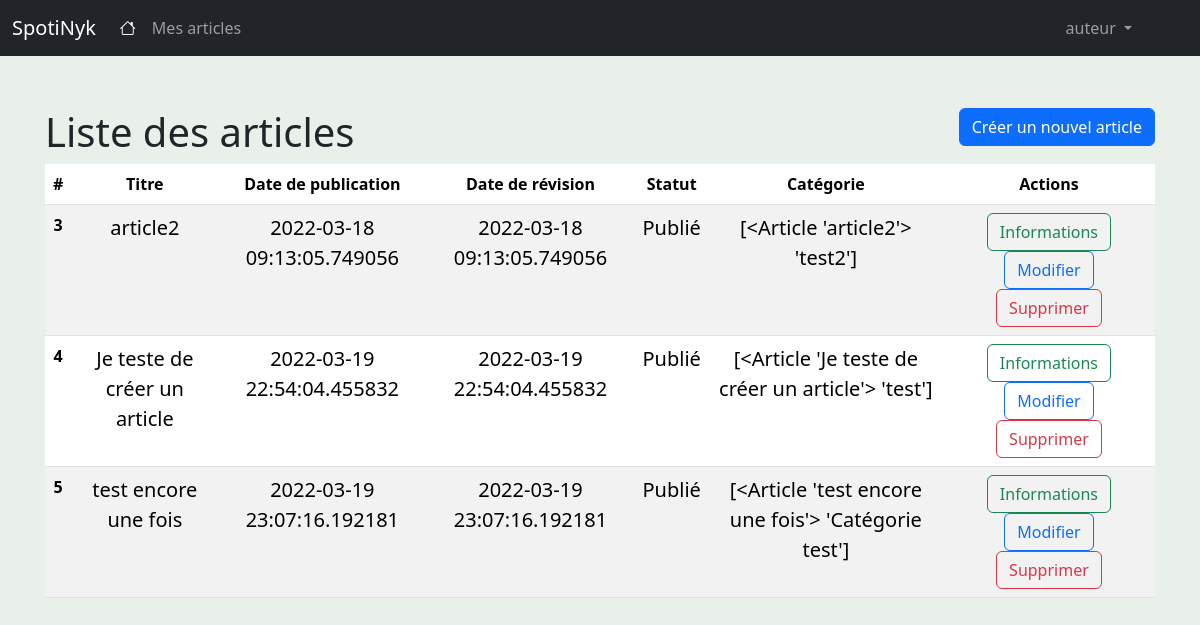
The page /admin/articles (signed in) on the database its author committed.
### app/models/tables.py (models this page shows, shortened)
class Usagers(db.Model):
    id = db.Column(db.Integer, primary_key=True)
    username = db.Column(db.String(80), unique=True, nullable=False)
    email = db.Column(db.String(120), unique=True, nullable=False)
    password = db.Column(db.String(100), nullable=False)
    profil_id = db.Column(db.Integer, db.ForeignKey('profils.id'), nullable=False)

class Articles(db.Model):
    id = db.Column(db.Integer, primary_key=True)
    title = db.Column(db.String(80), nullable=False)
    text = db.Column(db.Text, nullable=False)
    date_publication = db.Column(db.DateTime, nullable=False, default=datetime.utcnow)
    date_revision = db.Column(db.DateTime, nullable=False, default=datetime.utcnow)
    usager_id = db.Column(db.Integer, db.ForeignKey('usagers.id'), nullable=False)
    statut = db.Column(db.Integer, nullable=False)
    usager = db.relationship('Usagers', backref=db.backref('articles', lazy=True))
    article_balise = db.relationship("ArticleBalise", back_populates="article")
    article_reaction = db.relationship("ArticleReaction", back_populates="article")
    def __repr__(self):
        return '<Article %r>' % self.title

class Balises(db.Model):
    id = db.Column(db.Integer, primary_key=True)
    description = db.Column(db.String(50), nullable=False)
    article_balise = db.relationship("ArticleBalise", back_populates="balise")
    def __repr__(self):
        return '%r' % self.description

### app/controllers/admin_controller.py (the view)
@login_required
def articles():
    articles = Articles.query.filter(Articles.statut == 1)
    return render_template('liste_articles.html', articles=articles)

### app/ext/login.py (called while the page is built)
def init_app(app):
    lm.init_app(app)
    lm.login_view = 'default.login' #définir login_view : indiquer à Flask l'URL d'authentification des utilisateurs
    @lm.user_loader
    def load_usager(usager_id):
        return Usagers.query.get(usager_id)

### app/models/tables.py (called while the page is built)
    def __repr__(self):
        return str(repr(self.article) + " " + repr(self.balise))

### app/templates/liste_articles.html (shortened to what this page needs)
{% extends "base.html" %}
{% block content %}
<div class="row">
    <div class="col">
        <h1 class="mt-5">Liste des articles</h1>
    </div>
    <div class="col text-end">
        <a class="btn btn-primary mt-5" href="{{url_for('admin.createArticle')}}"> Créer un nouvel article</a>
    </div>
</div>
<table class="table table-striped" style="text-align: center">
    <thead>
        <tr>
            <th scope="col">#</th>
            <th scope="col">Titre</th>
            <th scope="col">Date de publication</th>
            <th scope="col">Date de révision</th>
            <th scope="col">Statut</th>
            <th scope="col">Catégorie</th>
            <th scope="col">Actions</th>
        </tr>
    </thead>
    <tbody>
        {% for article in articles %}
            <tr>
                <th scope="row">{{article.id}}</th>
                <td class="lead">{{article.title}}</td>
                <td class="lead">{{article.date_publication}}</td>
                <td class="lead">{{article.date_revision}}</td>
                <td class="lead">
                    {% if article.statut == 1 : %}
                        Publié
                    {% else %}
                        Brouillon
                    {% endif %}
                </td>
                <td class="lead">{{article.article_balise}}</td>
                <td>
                    <form action="{{ url_for('admin.destroyArticle', article_id=article.id) }}"
                          method="GET">
                        <a href="{{ url_for('admin.showArticle', article_id=article.id) }}"
                            class="btn btn-outline-success"
                            role="button">
                                Informations
                        </a>
                        <a href="{{ url_for('admin.updateArticle', article_id=article.id) }}"
                            class="btn btn-outline-primary"
                            role="button">
                                Modifier
                        </a>
                        <button type="submit" class="btn btn-outline-danger">Supprimer</button>
                    </form>
                </td>
            </tr>
        {% endfor %}
    </tbody>
</table>
{% endblock %}

### app/templates/base.html (shortened to what this page needs)
<!doctype html>
<html lang="en" class="h-100">
    <head>
        {% block head %}
                {% block styles %}
                    {{ bootstrap.load_css() }}
                    <link rel="stylesheet" href="https://cdn.jsdelivr.net/npm/bootstrap-icons@1.8.1/font/bootstrap-icons.css">
                {% endblock %}
        {% endblock %}
    </head>
    <body class="d-flex flex-column h-100" style="background-color: #e9efe9">
        <header>
            <nav class="navbar navbar-expand-md navbar-dark fixed-top bg-dark">
                <div class="container-fluid">
                    <a class="navbar-brand" href="{{url_for('default.index')}}">SpotiNyk</a>
                    <div class="collapse navbar-collapse" id="navbarCollapse">
                        <ul class="navbar-nav me-auto mb-2 mb-md-0">
                            <li class="nav-item">
                                <a class="nav-link active" aria-current="page" href="{{url_for('default.index')}}"> <i class="bi bi-house"></i></a>
                            </li>
                            {% if current_user.profil_id == 2 %}
                            <li class="nav-item">
                                <a class="nav-link" href="{{url_for('auteur.articles')}}">Mes articles</a>
                            </li>
                            {%endif%}
                        </ul>
                        <ul class="navbar-nav mr-auto me-5 ms-2 mb-md-0">
                            {% if current_user.is_authenticated %}
                            <li class="nav-item dropdown">
                                <a class="nav-link dropdown-toggle" href="#" id="navbarDropdown" role="button" data-bs-toggle="dropdown" aria-expanded="false">
                                  {{current_user.username}}
                                </a>
                            </li>
                            {%endif%}
                        </ul>
                    </div>
                </div>
            </nav>
        </header>
        <main class="flex-shrink-0">
            <div class="container">
                {% block content %}{% endblock %}
            </div>
        </main>
    </body>
</html>

### app/templates/base.html (style rules this page uses)
main > .container { padding: 60px 15px 0; }

### rows shown on the page
Usagers: username "auteur"
Articles: id "3", title "article2", date_publication "2022-03-18 09:13:05.749056", date_revision "2022-03-18 09:13:05.749056", statut "Publié", article_balise "[<Article 'article2'> 'test2']"
Articles: id "4", title "Je teste de créer un article", date_publication "2022-03-19 22:54:04.455832", date_revision "2022-03-19 22:54:04.455832", statut "Publié", article_balise "[<Article 'Je teste de créer un article'> 'test']"
Articles: id "5", title "test encore une fois", date_publication "2022-03-19 23:07:16.192181", date_revision "2022-03-19 23:07:16.192181", statut "Publié", article_balise "[<Article 'test encore une fois'> 'Catégorie test']"
